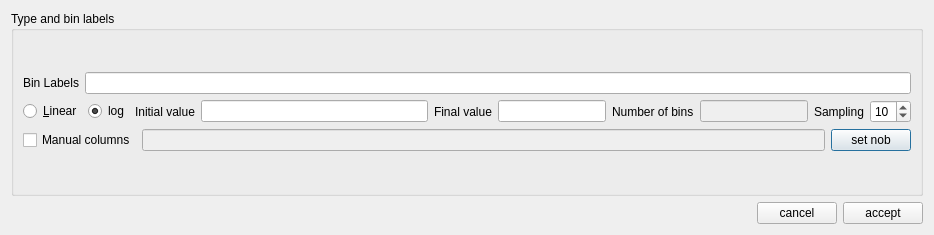
<?xml version="1.0" encoding="UTF-8"?>
<ui version="4.0">
 <class>BuildHistogram</class>
 <widget class="QDialog" name="BuildHistogram">
  <property name="geometry">
   <rect>
    <x>0</x>
    <y>0</y>
    <width>934</width>
    <height>235</height>
   </rect>
  </property>
  <property name="windowTitle">
   <string>Dialog</string>
  </property>
  <property name="windowIcon">
   <iconset resource="../Ressources.qrc">
    <normaloff>:/Icons/Icons/chart15.svg</normaloff>:/Icons/Icons/chart15.svg</iconset>
  </property>
  <layout class="QGridLayout" name="gridLayout_2">
   <item row="0" column="0">
    <layout class="QVBoxLayout" name="verticalLayout_2">
     <item>
      <widget class="QGroupBox" name="groupBox">
       <property name="toolTip">
        <string>&lt;html&gt;&lt;head/&gt;&lt;body&gt;&lt;p&gt;There is two options for the histograms. Either one fills the line &amp;quot;Bin Labels&amp;quot; with a string cooma separated eventually with a semi column. eg:&lt;/p&gt;&lt;p&gt;H1,H2,H3,H4,H5,H6,H7,H8,H9;V1,V2,V3,V4,V5,V6,V7,V8,V9. That will mean two histograms (as in the hodoscope countings) and you should have choosen by the correct order the fields corresponding to H1,H2, etc V9.&lt;/p&gt;&lt;p&gt;&lt;br/&gt;&lt;/p&gt;&lt;p&gt;Or, as it happens when one wants to plot an histogram for the countings of the particles for various diameters, one can choose a linear or log scale, the initial value (the number of bins wiil be the number of fields you have previous choosen). In this cases one can have a lot of bins making it impossible to put legends for all of them. So a sampling of the labels lengend is advisable. 10 usually works fine.&lt;/p&gt;&lt;/body&gt;&lt;/html&gt;</string>
       </property>
       <property name="title">
        <string>Type and bin labels</string>
       </property>
       <layout class="QGridLayout" name="gridLayout">
        <item row="0" column="0">
         <layout class="QVBoxLayout" name="verticalLayout">
          <item>
           <layout class="QHBoxLayout" name="horizontalLayout_6">
            <item>
             <widget class="QLabel" name="label_6">
              <property name="text">
               <string>Bin Labels</string>
              </property>
             </widget>
            </item>
            <item>
             <widget class="QLineEdit" name="binlabels"/>
            </item>
           </layout>
          </item>
          <item>
           <layout class="QHBoxLayout" name="horizontalLayout_9">
            <item>
             <widget class="QRadioButton" name="linear">
              <property name="text">
               <string>&amp;Linear</string>
              </property>
             </widget>
            </item>
            <item>
             <widget class="QRadioButton" name="log">
              <property name="text">
               <string>log</string>
              </property>
              <property name="checked">
               <bool>true</bool>
              </property>
             </widget>
            </item>
            <item>
             <layout class="QHBoxLayout" name="horizontalLayout_7">
              <item>
               <widget class="QLabel" name="label_7">
                <property name="text">
                 <string>Initial value</string>
                </property>
               </widget>
              </item>
              <item>
               <widget class="QLineEdit" name="initialvalue"/>
              </item>
             </layout>
            </item>
            <item>
             <layout class="QHBoxLayout" name="horizontalLayout_8">
              <item>
               <widget class="QLabel" name="label_5">
                <property name="text">
                 <string>Final value</string>
                </property>
               </widget>
              </item>
              <item>
               <widget class="QLineEdit" name="Finalvalue"/>
              </item>
              <item>
               <widget class="QLabel" name="label_8">
                <property name="text">
                 <string>Number of bins</string>
                </property>
               </widget>
              </item>
              <item>
               <widget class="QLineEdit" name="numberofbins">
                <property name="enabled">
                 <bool>false</bool>
                </property>
               </widget>
              </item>
              <item>
               <widget class="QLabel" name="label_9">
                <property name="text">
                 <string>Sampling</string>
                </property>
               </widget>
              </item>
              <item>
               <widget class="QSpinBox" name="Sampling">
                <property name="value">
                 <number>10</number>
                </property>
               </widget>
              </item>
             </layout>
            </item>
           </layout>
          </item>
          <item>
           <layout class="QHBoxLayout" name="horizontalLayout_5">
            <item>
             <widget class="QCheckBox" name="checkManual">
              <property name="toolTip">
               <string>&lt;html&gt;&lt;head/&gt;&lt;body&gt;&lt;p&gt;If this is checked the bins to plot is not going to be fetched from the selectedwindows window (only one is necessary to have the table mane) but are going to be maual inputed as a comma separated values.&lt;/p&gt;&lt;/body&gt;&lt;/html&gt;</string>
              </property>
              <property name="text">
               <string>Manual columns</string>
              </property>
             </widget>
            </item>
            <item>
             <widget class="QLineEdit" name="Bins">
              <property name="enabled">
               <bool>false</bool>
              </property>
             </widget>
            </item>
            <item>
             <widget class="QPushButton" name="setnob">
              <property name="text">
               <string>set nob</string>
              </property>
             </widget>
            </item>
           </layout>
          </item>
         </layout>
        </item>
       </layout>
      </widget>
     </item>
     <item>
      <layout class="QHBoxLayout" name="horizontalLayout_10">
       <item>
        <spacer name="horizontalSpacer_2">
         <property name="orientation">
          <enum>Qt::Horizontal</enum>
         </property>
         <property name="sizeHint" stdset="0">
          <size>
           <width>40</width>
           <height>20</height>
          </size>
         </property>
        </spacer>
       </item>
       <item>
        <widget class="QPushButton" name="cancelButton">
         <property name="text">
          <string>cancel</string>
         </property>
         <property name="icon">
          <iconset resource="../Ressources.qrc">
           <normaloff>:/Icons/Icons/cancel4.svg</normaloff>:/Icons/Icons/cancel4.svg</iconset>
         </property>
        </widget>
       </item>
       <item>
        <widget class="QPushButton" name="okbutton">
         <property name="text">
          <string>accept</string>
         </property>
         <property name="icon">
          <iconset resource="../Ressources.qrc">
           <normaloff>:/Icons/Icons/check46.svg</normaloff>:/Icons/Icons/check46.svg</iconset>
         </property>
        </widget>
       </item>
      </layout>
     </item>
    </layout>
   </item>
  </layout>
 </widget>
 <resources>
  <include location="../Ressources.qrc"/>
 </resources>
 <connections>
  <connection>
   <sender>cancelButton</sender>
   <signal>pressed()</signal>
   <receiver>BuildHistogram</receiver>
   <slot>reject()</slot>
   <hints>
    <hint type="sourcelabel">
     <x>577</x>
     <y>405</y>
    </hint>
    <hint type="destinationlabel">
     <x>358</x>
     <y>237</y>
    </hint>
   </hints>
  </connection>
 </connections>
</ui>
